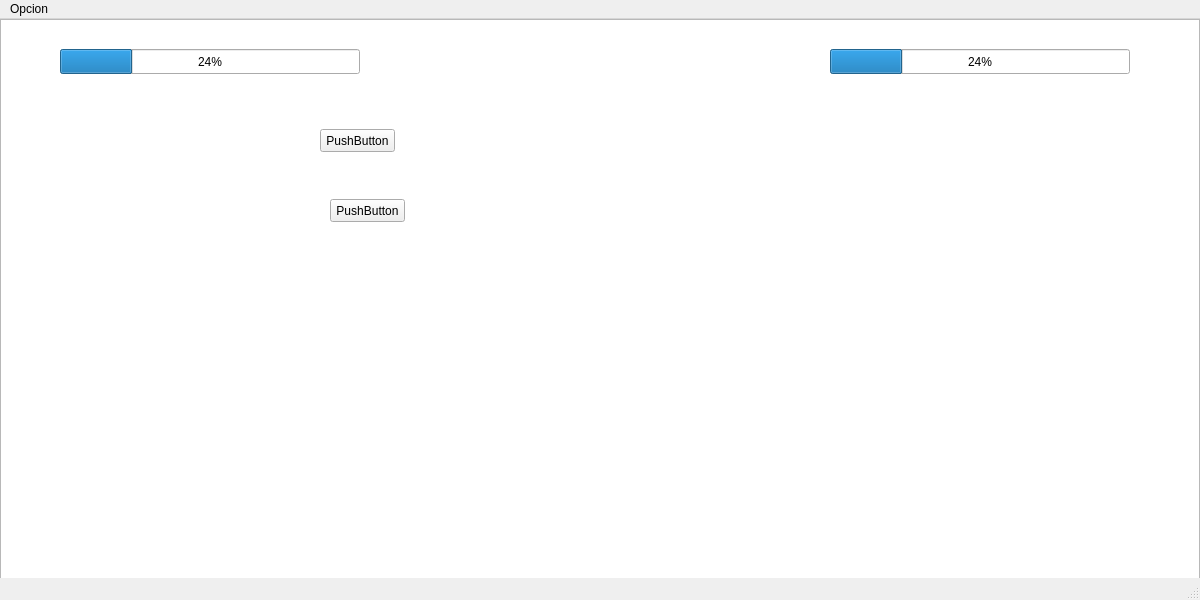
<?xml version="1.0" encoding="UTF-8"?>
<ui version="4.0">
 <class>maquina</class>
 <widget class="QMainWindow" name="maquina">
  <property name="geometry">
   <rect>
    <x>0</x>
    <y>0</y>
    <width>1200</width>
    <height>600</height>
   </rect>
  </property>
  <property name="windowTitle">
   <string>MainWindow</string>
  </property>
  <widget class="QWidget" name="centralwidget">
   <widget class="QGraphicsView" name="graphicsView">
    <property name="geometry">
     <rect>
      <x>0</x>
      <y>0</y>
      <width>1200</width>
      <height>600</height>
     </rect>
    </property>
   </widget>
   <widget class="QProgressBar" name="progressBar">
    <property name="geometry">
     <rect>
      <x>60</x>
      <y>30</y>
      <width>300</width>
      <height>25</height>
     </rect>
    </property>
    <property name="value">
     <number>24</number>
    </property>
   </widget>
   <widget class="QProgressBar" name="progressBar_2">
    <property name="geometry">
     <rect>
      <x>830</x>
      <y>30</y>
      <width>300</width>
      <height>25</height>
     </rect>
    </property>
    <property name="value">
     <number>24</number>
    </property>
   </widget>
   <widget class="QPushButton" name="button">
    <property name="geometry">
     <rect>
      <x>320</x>
      <y>110</y>
      <width>75</width>
      <height>23</height>
     </rect>
    </property>
    <property name="text">
     <string>PushButton</string>
    </property>
   </widget>
   <widget class="QPushButton" name="button2">
    <property name="geometry">
     <rect>
      <x>330</x>
      <y>180</y>
      <width>75</width>
      <height>23</height>
     </rect>
    </property>
    <property name="text">
     <string>PushButton</string>
    </property>
   </widget>
  </widget>
  <widget class="QMenuBar" name="menubar">
   <property name="geometry">
    <rect>
     <x>0</x>
     <y>0</y>
     <width>1200</width>
     <height>21</height>
    </rect>
   </property>
   <widget class="QMenu" name="menuOpcion">
    <property name="title">
     <string>Opcion</string>
    </property>
    <addaction name="actionGuardar"/>
    <addaction name="actionPausar"/>
    <addaction name="actionAyuda"/>
   </widget>
   <addaction name="menuOpcion"/>
  </widget>
  <widget class="QStatusBar" name="statusbar"/>
  <action name="actionGuardar">
   <property name="text">
    <string>Guardar</string>
   </property>
  </action>
  <action name="actionPausar">
   <property name="text">
    <string>Pausar</string>
   </property>
  </action>
  <action name="actionAyuda">
   <property name="text">
    <string>Ayuda</string>
   </property>
  </action>
 </widget>
 <resources/>
 <connections/>
</ui>
